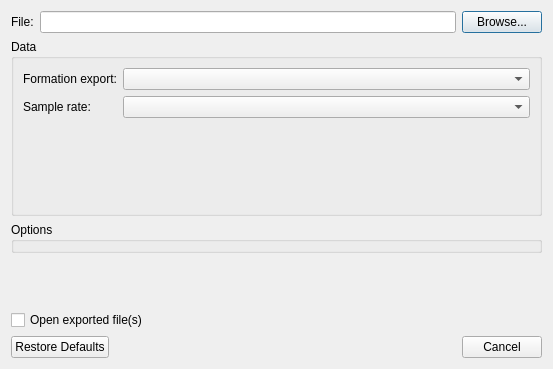
<?xml version="1.0" encoding="UTF-8"?>
<ui version="4.0">
 <class>BasicFlightExportDialog</class>
 <widget class="QDialog" name="BasicFlightExportDialog">
  <property name="geometry">
   <rect>
    <x>0</x>
    <y>0</y>
    <width>553</width>
    <height>369</height>
   </rect>
  </property>
  <property name="windowTitle">
   <string>Export</string>
  </property>
  <layout class="QVBoxLayout" name="verticalLayout">
   <item>
    <layout class="QHBoxLayout" name="horizontalLayout">
     <item>
      <widget class="QLabel" name="fileTypeLabel">
       <property name="text">
        <string>File:</string>
       </property>
      </widget>
     </item>
     <item>
      <widget class="QLineEdit" name="filePathLineEdit">
       <property name="minimumSize">
        <size>
         <width>400</width>
         <height>0</height>
        </size>
       </property>
      </widget>
     </item>
     <item>
      <widget class="QPushButton" name="fileSelectionPushButton">
       <property name="text">
        <string>Browse...</string>
       </property>
      </widget>
     </item>
    </layout>
   </item>
   <item>
    <widget class="QGroupBox" name="dataGroupBox">
     <property name="title">
      <string>Data</string>
     </property>
     <layout class="QFormLayout" name="formLayout_3">
      <item row="1" column="0">
       <widget class="QLabel" name="label">
        <property name="text">
         <string>Sample rate:</string>
        </property>
       </widget>
      </item>
      <item row="1" column="1">
       <widget class="QComboBox" name="resamplingComboBox">
        <property name="minimumSize">
         <size>
          <width>200</width>
          <height>0</height>
         </size>
        </property>
       </widget>
      </item>
      <item row="2" column="0" colspan="2">
       <widget class="QLabel" name="infoLabel">
        <property name="minimumSize">
         <size>
          <width>300</width>
          <height>80</height>
         </size>
        </property>
        <property name="text">
         <string/>
        </property>
        <property name="wordWrap">
         <bool>true</bool>
        </property>
       </widget>
      </item>
      <item row="0" column="0">
       <widget class="QLabel" name="formationExportLabel">
        <property name="text">
         <string>Formation export:</string>
        </property>
       </widget>
      </item>
      <item row="0" column="1">
       <widget class="QComboBox" name="formationExportComboBox">
        <property name="minimumSize">
         <size>
          <width>200</width>
          <height>0</height>
         </size>
        </property>
       </widget>
      </item>
     </layout>
    </widget>
   </item>
   <item>
    <widget class="QGroupBox" name="optionGroupBox">
     <property name="title">
      <string>Options</string>
     </property>
    </widget>
   </item>
   <item>
    <spacer name="verticalSpacer">
     <property name="orientation">
      <enum>Qt::Vertical</enum>
     </property>
     <property name="sizeHint" stdset="0">
      <size>
       <width>385</width>
       <height>21</height>
      </size>
     </property>
    </spacer>
   </item>
   <item>
    <widget class="QCheckBox" name="openExportCheckBox">
     <property name="text">
      <string>Open exported file(s)</string>
     </property>
    </widget>
   </item>
   <item>
    <widget class="QDialogButtonBox" name="defaultButtonBox">
     <property name="orientation">
      <enum>Qt::Horizontal</enum>
     </property>
     <property name="standardButtons">
      <set>QDialogButtonBox::Cancel|QDialogButtonBox::RestoreDefaults</set>
     </property>
    </widget>
   </item>
  </layout>
 </widget>
 <resources/>
 <connections>
  <connection>
   <sender>defaultButtonBox</sender>
   <signal>accepted()</signal>
   <receiver>BasicFlightExportDialog</receiver>
   <slot>accept()</slot>
   <hints>
    <hint type="sourcelabel">
     <x>336</x>
     <y>441</y>
    </hint>
    <hint type="destinationlabel">
     <x>157</x>
     <y>274</y>
    </hint>
   </hints>
  </connection>
  <connection>
   <sender>defaultButtonBox</sender>
   <signal>rejected()</signal>
   <receiver>BasicFlightExportDialog</receiver>
   <slot>reject()</slot>
   <hints>
    <hint type="sourcelabel">
     <x>404</x>
     <y>441</y>
    </hint>
    <hint type="destinationlabel">
     <x>286</x>
     <y>274</y>
    </hint>
   </hints>
  </connection>
 </connections>
</ui>
